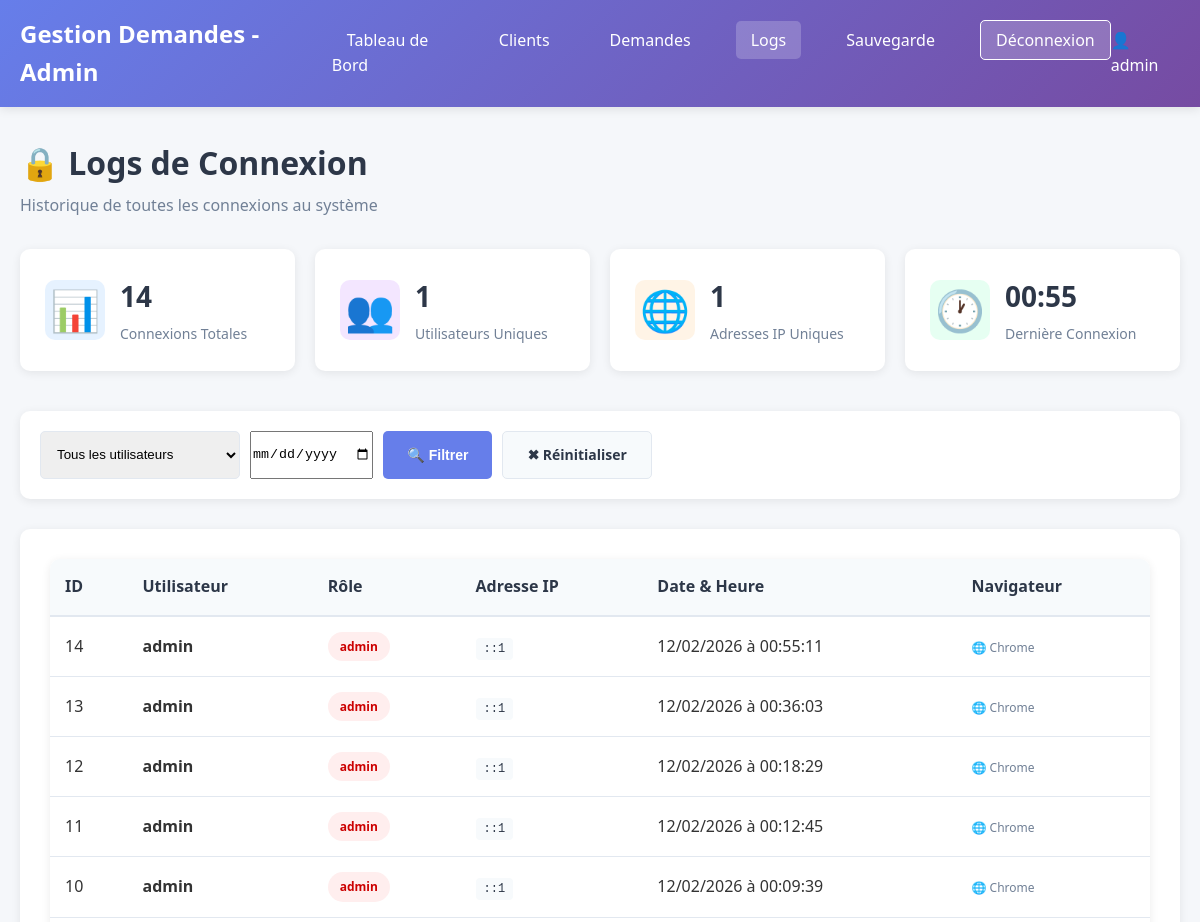
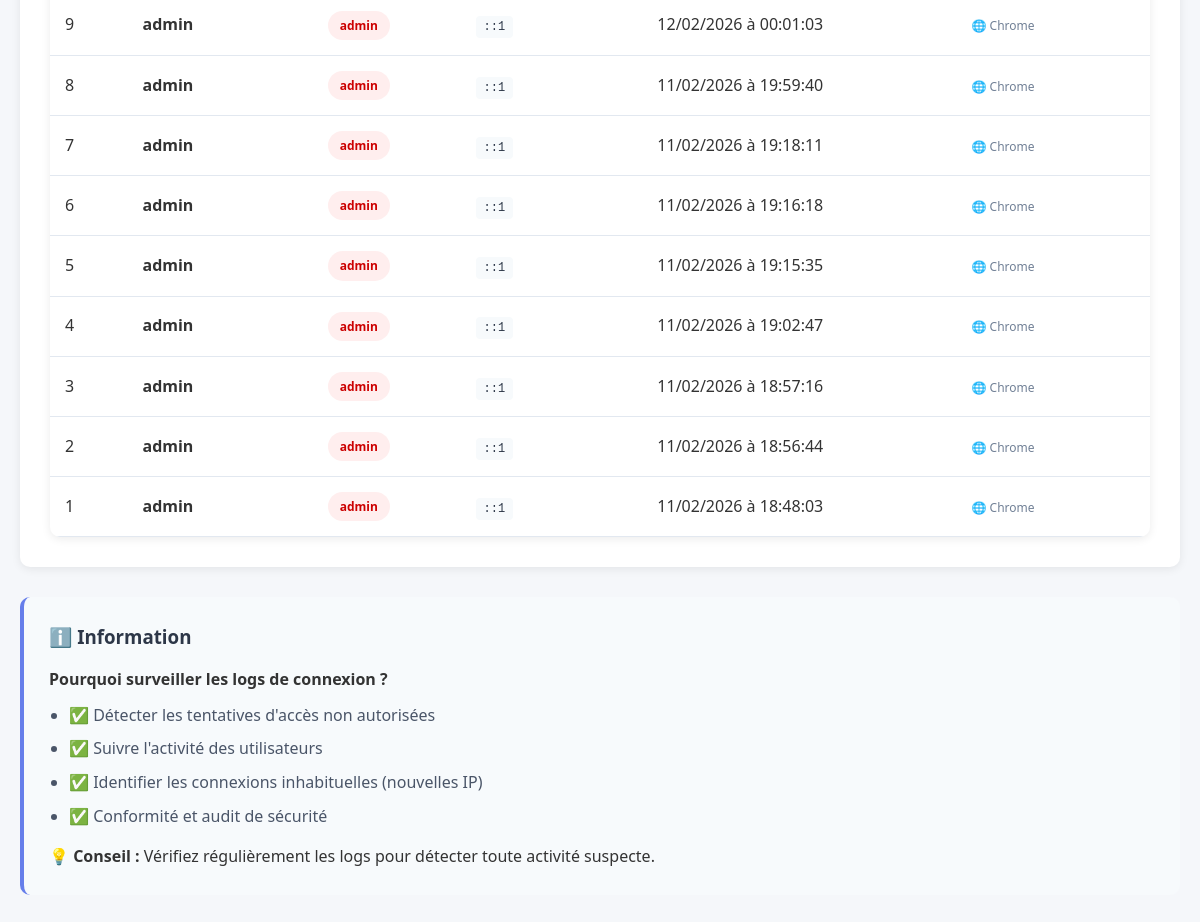
Screenshot of /admin/logs.php (signed in) with the database file from the repository (2 pictures, top to bottom).
### tables this page shows
CREATE TABLE `logs_connexion` (
  `id` int(11) NOT NULL AUTO_INCREMENT,
  `user_id` int(11) NOT NULL,
  `ip_address` varchar(45) NOT NULL,
  `date_connexion` timestamp NOT NULL DEFAULT current_timestamp(),
  `user_agent` text DEFAULT NULL,
  PRIMARY KEY (`id`),
  KEY `user_id` (`user_id`),
  CONSTRAINT `logs_connexion_ibfk_1` FOREIGN KEY (`user_id`) REFERENCES `users` (`id`)
);

CREATE TABLE `users` (
  `id` int(11) NOT NULL AUTO_INCREMENT,
  `username` varchar(50) NOT NULL,
  `password` varchar(255) NOT NULL,
  `role` enum('admin','employe') DEFAULT 'employe',
  `created_at` timestamp NOT NULL DEFAULT current_timestamp(),
  PRIMARY KEY (`id`),
  UNIQUE KEY `username` (`username`)
);

### admin/logs.php (the view, shortened to what this page needs)
<?php
require_once '../includes/check_auth.php';
$date_filter = isset($_GET['date']) ? $_GET['date'] : '';
$query = "SELECT l.*, u.username, u.role
          FROM logs_connexion l
          JOIN users u ON l.user_id = u.id";
$params = [];
$query .= " ORDER BY l.date_connexion DESC LIMIT 100";
$stmt = $pdo->prepare($query);
$stmt->execute($params);
$logs = $stmt->fetchAll();
$stats_query = "SELECT
    COUNT(*) as total,
    COUNT(DISTINCT user_id) as unique_users,
    COUNT(DISTINCT ip_address) as unique_ips,
    MAX(date_connexion) as last_login
    FROM logs_connexion";
$stats = $pdo->query($stats_query)->fetch();
?>
<!DOCTYPE html>
<html lang="fr">
<head>
    <link rel="stylesheet" href="../assets/css/style.css">
</head>
<body>
    <nav class="navbar">
        <div class="container">
            <h1 class="logo">Gestion Demandes - Admin</h1>
            <ul class="nav-menu">
                <li><a href="../index.php">Tableau de Bord</a></li>
                <li><a href="../clients/list.php">Clients</a></li>
                <li><a href="../demandes/list.php">Demandes</a></li>
                <li><a href="logs.php" class="active">Logs</a></li>
                <li><a href="backup.php">Sauvegarde</a></li>
                <li><a href="../auth/logout.php" class="btn-logout">Déconnexion</a></li>
            </ul>
            <div class="user-info">
                <span>👤 <?= htmlspecialchars($_SESSION['username']) ?></span>
            </div>
        </div>
    </nav>
    <div class="container">
        <div class="page-header">
            <div>
                <h2>🔒 Logs de Connexion</h2>
                <p>Historique de toutes les connexions au système</p>
            </div>
        </div>
        <div class="stats-grid">
            <div class="stat-card blue">
                <div class="stat-icon">📊</div>
                <div class="stat-info">
                    <h3><?= $stats['total'] ?></h3>
                    <p>Connexions Totales</p>
                </div>
            </div>
            <div class="stat-card purple">
                <div class="stat-icon">👥</div>
                <div class="stat-info">
                    <h3><?= $stats['unique_users'] ?></h3>
                    <p>Utilisateurs Uniques</p>
                </div>
            </div>
            <div class="stat-card orange">
                <div class="stat-icon">🌐</div>
                <div class="stat-info">
                    <h3><?= $stats['unique_ips'] ?></h3>
                    <p>Adresses IP Uniques</p>
                </div>
            </div>
            <div class="stat-card green">
                <div class="stat-icon">🕐</div>
                <div class="stat-info">
                    <h3><?= $stats['last_login'] ? date('H:i', strtotime($stats['last_login'])) : '-' ?></h3>
                    <p>Dernière Connexion</p>
                </div>
            </div>
        </div>
        <div class="filters-box">
            <form method="GET" action="">
                <div class="filter-row">
                    <select name="user">
                        <option value="">Tous les utilisateurs</option>
                    </select>
                    <input type="date" name="date" value="<?= htmlspecialchars($date_filter) ?>">
                    <button type="submit" class="btn btn-primary">🔍 Filtrer</button>
                    <a href="logs.php" class="btn btn-secondary">✖ Réinitialiser</a>
                </div>
            </form>
        </div>
        <div class="logs-table-container">
            <table class="data-table">
                <thead>
                    <tr>
                        <th>ID</th>
                        <th>Utilisateur</th>
                        <th>Rôle</th>
                        <th>Adresse IP</th>
                        <th>Date & Heure</th>
                        <th>Navigateur</th>
                    </tr>
                </thead>
                <tbody>
                    <?php if (empty($logs)): ?>
                        <tr>
                            <td colspan="6" style="text-align: center; padding: 40px;">
                                Aucun log trouvé
                            </td>
                        </tr>
                    <?php else: ?>
                        <?php foreach ($logs as $log): ?>
                        <tr>
                            <td><?= $log['id'] ?></td>
                            <td>
                                <strong><?= htmlspecialchars($log['username']) ?></strong>
                            </td>
                            <td>
                                <span class="badge badge-<?= $log['role'] ?>">
                                    <?= $log['role'] ?>
                                </span>
                            </td>
                            <td>
                                <code class="ip-address"><?= htmlspecialchars($log['ip_address']) ?></code>
                            </td>
                            <td>
                                <?= date('d/m/Y à H:i:s', strtotime($log['date_connexion'])) ?>
                            </td>
                            <td>
                                <small class="user-agent" title="<?= htmlspecialchars($log['user_agent']) ?>">
                                    <?php
                                    $ua = $log['user_agent'];
                                    if (strpos($ua, 'Chrome') !== false) echo '🌐 Chrome';
                                    elseif (strpos($ua, 'Firefox') !== false) echo '🦊 Firefox';
                                    elseif (strpos($ua, 'Safari') !== false) echo '🧭 Safari';
                                    elseif (strpos($ua, 'Edge') !== false) echo '🌊 Edge';
                                    else echo '🖥️ Autre';
                                    ?>
                                </small>
                            </td>
                        </tr>
                        <?php endforeach; ?>
                    <?php endif; ?>
                </tbody>
            </table>
        </div>
        <div class="info-box">
            <h3>ℹ️ Information</h3>
            <p><strong>Pourquoi surveiller les logs de connexion ?</strong></p>
            <ul>
                <li>✅ Détecter les tentatives d'accès non autorisées</li>
                <li>✅ Suivre l'activité des utilisateurs</li>
                <li>✅ Identifier les connexions inhabituelles (nouvelles IP)</li>
                <li>✅ Conformité et audit de sécurité</li>
            </ul>
            <p style="margin-top: 15px;">
                <strong>💡 Conseil :</strong> Vérifiez régulièrement les logs pour détecter
                toute activité suspecte.
            </p>
        </div>
    </div>
</body>
</html>

### assets/css/style.css (style rules this page uses)
* { margin: 0; padding: 0; box-sizing: border-box; }
body { font-family: 'Segoe UI', Tahoma, Geneva, Verdana, sans-serif; background: #f5f7fa; color: #333; line-height: 1.6; }
.navbar { background: linear-gradient(135deg, #667eea 0%, #764ba2 100%); color: white; padding: 15px 0; box-shadow: 0 2px 10px rgba(0,0,0,0.1); }
.navbar .container { display: flex; justify-content: space-between; align-items: center; max-width: 1200px; margin: 0 auto; padding: 0 20px; }
.logo { font-size: 24px; font-weight: bold; color: white; }
.nav-menu { display: flex; list-style: none; gap: 30px; }
.nav-menu a { color: white; text-decoration: none; padding: 8px 15px; border-radius: 5px; transition: background 0.3s; }
.nav-menu a:hover, .nav-menu a.active { background: rgba(255,255,255,0.2); }
.btn-logout { background: rgba(255,255,255,0.2) !important; border: 1px solid white; }
.user-info { display: flex; align-items: center; gap: 10px; }
.container { max-width: 1200px; margin: 0 auto; padding: 30px 20px; }
.page-header { margin-bottom: 30px; }
.page-header h2 { font-size: 32px; color: #2d3748; margin-bottom: 5px; }
.page-header p { color: #718096; font-size: 16px; }
.stats-grid { display: grid; grid-template-columns: repeat(auto-fit, minmax(200px, 1fr)); gap: 20px; margin-bottom: 40px; }
.stat-card { background: white; padding: 25px; border-radius: 10px; box-shadow: 0 2px 10px rgba(0,0,0,0.08); display: flex; align-items: center; gap: 15px; transition: transform 0.3s, box-shadow 0.3s; }
.stat-icon { font-size: 40px; width: 60px; height: 60px; display: flex; align-items: center; justify-content: center; border-radius: 10px; }
.stat-card.blue .stat-icon { background: #e6f2ff; }
.stat-card.orange .stat-icon { background: #fff4e6; }
.stat-card.purple .stat-icon { background: #f3e6ff; }
.stat-card.green .stat-icon { background: #e6fff2; }
.stat-info h3 { font-size: 28px; color: #2d3748; margin-bottom: 5px; }
.stat-info p { color: #718096; font-size: 14px; }
.btn { display: inline-block; padding: 12px 24px; border: none; border-radius: 5px; cursor: pointer; font-size: 14px; font-weight: 600; text-decoration: none; transition: all 0.3s; }
.btn-primary { background: #667eea; color: white; }
.btn-secondary { background: #f7fafc; color: #2d3748; border: 1px solid #e2e8f0; }
.data-table { width: 100%; background: white; border-collapse: collapse; border-radius: 10px; overflow: hidden; box-shadow: 0 2px 10px rgba(0,0,0,0.08); }
.data-table thead { background: #f7fafc; }
.data-table th { padding: 15px; text-align: left; font-weight: 600; color: #2d3748; border-bottom: 2px solid #e2e8f0; }
.data-table td { padding: 15px; border-bottom: 1px solid #e2e8f0; }
.badge { display: inline-block; padding: 5px 12px; border-radius: 20px; font-size: 12px; font-weight: 600; }
.page-header { display: flex; justify-content: space-between; align-items: center; margin-bottom: 30px; }
.filters-box { background: white; padding: 20px; border-radius: 10px; box-shadow: 0 2px 10px rgba(0,0,0,0.08); margin-bottom: 30px; }
.filter-row { display: flex; gap: 10px; flex-wrap: wrap; }
.filter-row input[type="text"], .filter-row select { padding: 12px; border: 1px solid #e2e8f0; border-radius: 5px; min-width: 200px; }
.logs-table-container { background: white; padding: 30px; border-radius: 10px; box-shadow: 0 2px 10px rgba(0,0,0,0.08); margin-bottom: 30px; overflow-x: auto; }
.ip-address { background: #f7fafc; padding: 4px 8px; border-radius: 4px; font-family: 'Courier New', monospace; font-size: 12px; color: #2d3748; }
.user-agent { color: #718096; font-size: 12px; cursor: help; }
.badge-admin { background: #fee; color: #c00; }
.info-box { background: #f7fafc; padding: 25px; border-radius: 10px; border-left: 4px solid #667eea; }
.info-box h3 { margin-bottom: 15px; color: #2d3748; }
.info-box ul { margin-left: 20px; margin-top: 10px; margin-bottom: 10px; }
.info-box li { margin-bottom: 8px; color: #4a5568; }

### rows the page displays
logs_connexion: id "14", user.username "admin", user.role "admin", ip_address "::1", date_connexion "12/02/2026 à 00:55:11", shows "🌐 Chrome"
logs_connexion: id "13", user.username "admin", user.role "admin", ip_address "::1", date_connexion "12/02/2026 à 00:36:03", shows "🌐 Chrome"
logs_connexion: id "12", user.username "admin", user.role "admin", ip_address "::1", date_connexion "12/02/2026 à 00:18:29", shows "🌐 Chrome"
logs_connexion: id "11", user.username "admin", user.role "admin", ip_address "::1", date_connexion "12/02/2026 à 00:12:45", shows "🌐 Chrome"
logs_connexion: id "10", user.username "admin", user.role "admin", ip_address "::1", date_connexion "12/02/2026 à 00:09:39", shows "🌐 Chrome"
logs_connexion: id "9", user.username "admin", user.role "admin", ip_address "::1", date_connexion "12/02/2026 à 00:01:03", shows "🌐 Chrome"
logs_connexion: id "8", user.username "admin", user.role "admin", ip_address "::1", date_connexion "11/02/2026 à 19:59:40", shows "🌐 Chrome"
logs_connexion: id "7", user.username "admin", user.role "admin", ip_address "::1", date_connexion "11/02/2026 à 19:18:11", shows "🌐 Chrome"
logs_connexion: id "6", user.username "admin", user.role "admin", ip_address "::1", date_connexion "11/02/2026 à 19:16:18", shows "🌐 Chrome"
logs_connexion: id "5", user.username "admin", user.role "admin", ip_address "::1", date_connexion "11/02/2026 à 19:15:35", shows "🌐 Chrome"
logs_connexion: id "4", user.username "admin", user.role "admin", ip_address "::1", date_connexion "11/02/2026 à 19:02:47", shows "🌐 Chrome"
logs_connexion: id "3", user.username "admin", user.role "admin", ip_address "::1", date_connexion "11/02/2026 à 18:57:16", shows "🌐 Chrome"
logs_connexion: id "2", user.username "admin", user.role "admin", ip_address "::1", date_connexion "11/02/2026 à 18:56:44", shows "🌐 Chrome"
logs_connexion: id "1", user.username "admin", user.role "admin", ip_address "::1", date_connexion "11/02/2026 à 18:48:03", shows "🌐 Chrome"

### other values shown
$_SESSION['username'] "admin"
$stats['total'] "14"
$stats['unique_users'] "1"
$stats['unique_ips'] "1"
date('H:i', strtotime($stats['last_login'])) "00:55"
